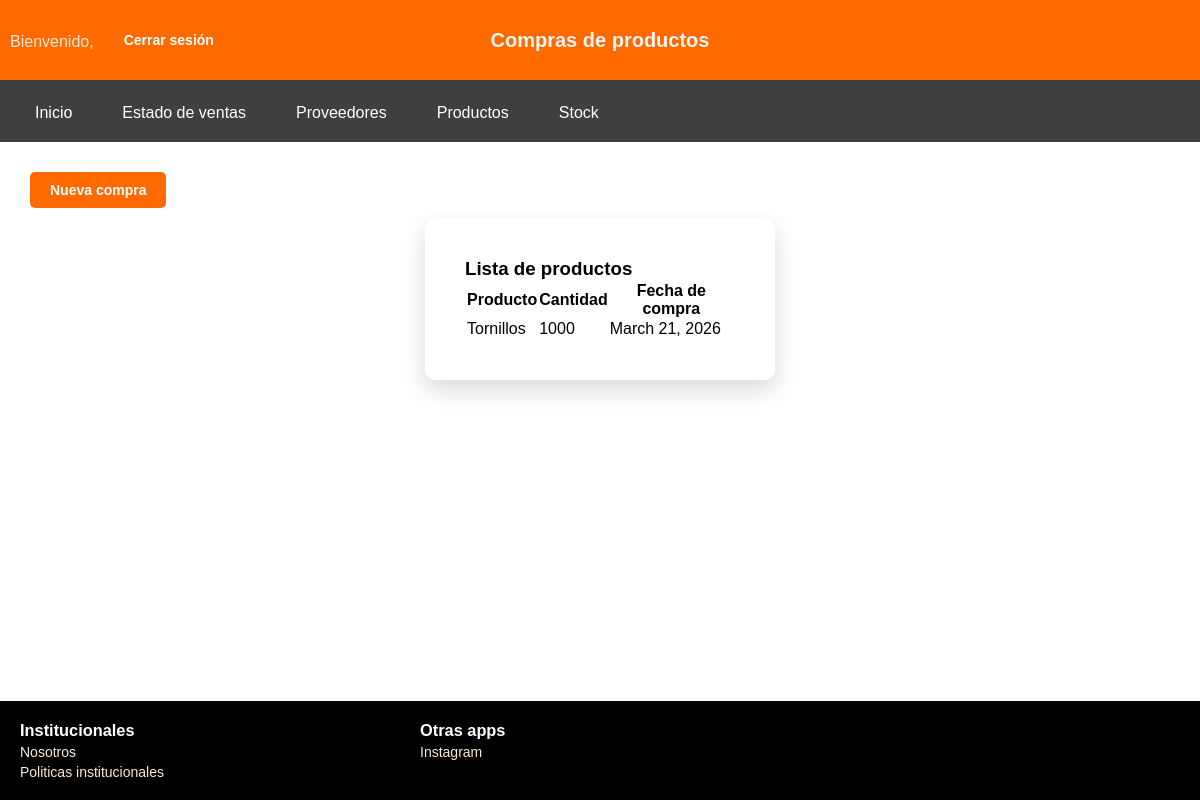
The app's page /proyecto/accounts/productos/, older data.
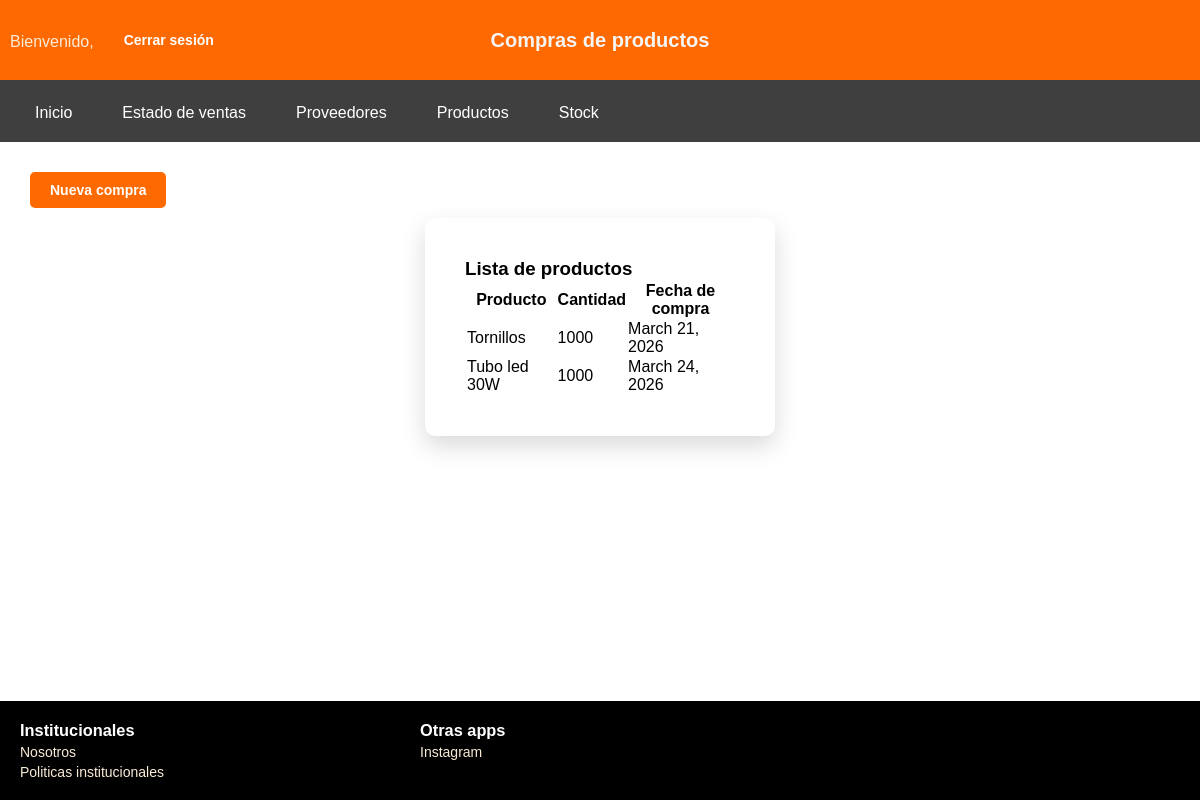
The same page, newer data.
### accounts/models.py (models this page shows, shortened)
class Compra(models.Model):
    producto = models.ForeignKey(Producto, on_delete=models.CASCADE)
    cantidad = models.IntegerField()
    fecha = models.DateField(default=timezone.now)

class Producto(models.Model):
    producto = models.CharField(max_length=100)
    cantidad = models.IntegerField()
    class Unidad(models.TextChoices):
        UNIDAD = "unidad", "Unidad"
        CAJA = "caja", "Caja"
        METRO = "metro", "Metro"
    unidad = models.CharField(max_length=20, choices=Unidad.choices)
    def __str__(self):
        return self.producto

### accounts/views.py (the view)
# urls.py: path('productos/',views.compra, name= "productos"),
def compra(request):
    if request.method == "POST":
        form = NuevoCompraForm(request.POST)
        if form.is_valid():
            producto_obj = form.cleaned_data['producto']
            cantidad = form.cleaned_data['cantidad']
            fecha = form.cleaned_data['fecha']
            Compra.objects.create(
                producto=producto_obj,
                cantidad=cantidad,
                fecha=fecha
            )
            producto_obj.cantidad += cantidad
            producto_obj.save()
            return redirect('productos')
    else:
        form = NuevoCompraForm()
    compras = Compra.objects.all()
    return render(request, "accounts/productos.html", {
        "form": form,
        "compras": compras
    })

### accounts/templates/accounts/productos.html (shortened to what this page needs)
{% load static %}
<!DOCTYPE html>
<html lang="es">
<head>
    <link rel="stylesheet" href="{% static 'accounts/styles_productos.css' %}">
</head>
<body>
    <header>
        <h2 class="title"> Compras de productos</h2>
        <a class="user_register" href="{% url 'user_profile' %}">Bienvenido, {{request.user.username}} </a>
        <form method="POST" action="{% url 'logout' %}">
        <button class="btn-nuevo" type="submit">Cerrar sesión</button>
    </header>
<nav>
        <ul class="menu">
            <li><a href="{% url 'general' %}">Inicio</a></li>
            <li class="dropdown">
                <a href="#">Estado de ventas</a>
            </li>
            <li class="dropdown">
            <a href="#">Proveedores</a>
            </li>
            <li><a href="{% url 'productos' %}"> Productos</a></li>
            <li><a href="{% url 'stock' %}"> Stock</a></li>
        </ul>
    </nav>
    <main>
    {% block content %}
        <button type="button" class="btn-nuevo" onclick="abrirModal()">Nueva compra </button>
        <section>
            <h3>Lista de productos</h3>
            <table>
                <tr>
                    <th>Producto</th>
                    <th>Cantidad</th>
                    <th>Fecha de compra</th>
                </tr>
                    {% for c in compras %}
                <tr>
                    <td>{{ c.producto }}</td>
                    <td>{{ c.cantidad }}</td>
                    <td>{{ c.fecha }}</td>
                </tr>
                {% endfor %}
            </table>
        </section>
    {% endblock %}
    </main>
    <footer>
        <div class="institucionales">
            <h3 class="titulo">Institucionales</h3>
                <a href="{% url 'nosotros' %}">Nosotros</a>
                <a href="{% url 'institucionales' %}">Politicas institucionales</a>
        </div>
        <div class="apps">
            <h3 class="titulo">Otras apps</h3>
                <a href="{% url 'instagram' %}">Instagram</a>
        </div>
    </footer>
</body>
</html>

Row changes from the older to the newer data that the page shows:
added Compra: producto "Tubo led 30W", cantidad "1000", fecha "March 24, 2026"
